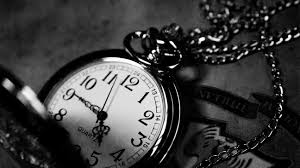
#> input picture Image_P/watch.jpg, 300 x 168 px
$ python Gausian2.py
#> lines starting #> are read from the running program, lines starting #| are printed output that depends on the picture
import cv2
import numpy as np
from matplotlib import pyplot as plt
img = cv2.imread('watch.jpg',cv2.IMREAD_GRAYSCALE)
#> img is the input picture: shape (168, 300); min 0, max 255, mean 60.7
mask = np.ones((5,5),np.float32)/25

plt.subplot(331),plt.imshow(img,cmap="gray"),plt.title('Original')
plt.xticks([]), plt.yticks([])

one = cv2.GaussianBlur(img,(5,5),0)
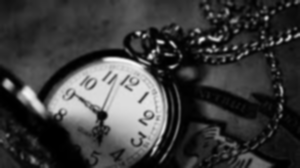
#> one: shape (168, 300); min 0, max 245, mean 60.7
plt.subplot(332),plt.imshow(one,cmap="gray"),plt.title('One Time')
plt.xticks([]), plt.yticks([])

two = cv2.GaussianBlur(one,(5,5),0)
plt.subplot(333),plt.imshow(two,cmap="gray"),plt.title('Two Times')
plt.xticks([]), plt.yticks([])

three = cv2.GaussianBlur(two,(5,5),0)
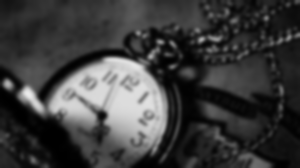
#> three: shape (168, 300); min 0, max 234, mean 60.7
plt.subplot(334),plt.imshow(three,cmap="gray"),plt.title('Three Times')
plt.xticks([]), plt.yticks([])

four = cv2.GaussianBlur(three,(5,5),0)
plt.subplot(335),plt.imshow(four,cmap="gray"),plt.title('Four Times')
plt.xticks([]), plt.yticks([])

five = cv2.GaussianBlur(four,(5,5),0)
plt.subplot(336),plt.imshow(five,cmap="gray"),plt.title('Five Times')
plt.xticks([]), plt.yticks([])

six = cv2.GaussianBlur(five,(5,5),0)
plt.subplot(337),plt.imshow(six,cmap="gray"),plt.title('Six Times')
plt.xticks([]), plt.yticks([])

seven = cv2.GaussianBlur(six,(5,5),0)
plt.subplot(338),plt.imshow(seven,cmap="gray"),plt.title('Seven Times')
plt.xticks([]), plt.yticks([])

eight = cv2.GaussianBlur(seven,(5,5),0)
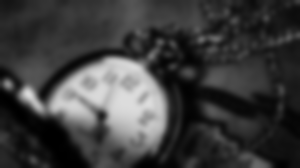
#> eight: shape (168, 300); min 0, max 221, mean 60.7
plt.subplot(339),plt.imshow(eight,cmap="gray"),plt.title('Eight Times')
plt.xticks([]), plt.yticks([])

plt.show()

$ run again, with Image_P/BrightSakib.jpg copied over Image_P/watch.jpg
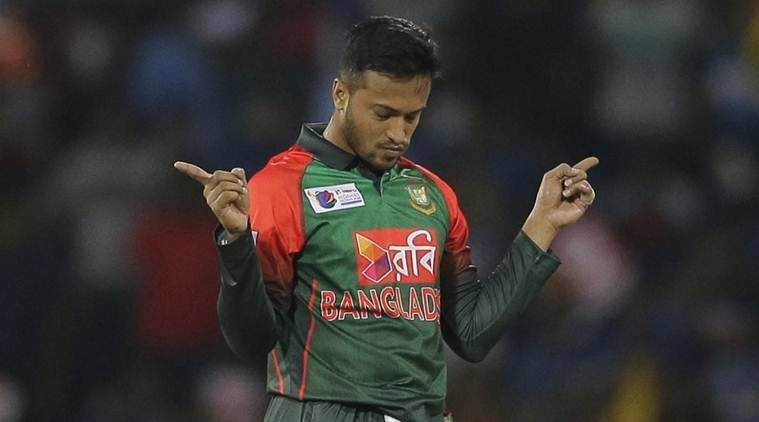
#> input picture Image_P/BrightSakib.jpg, 759 x 422 px
#> `img = cv2.imread('watch.jpg',cv2.IMREAD_GRAYSCALE)`:
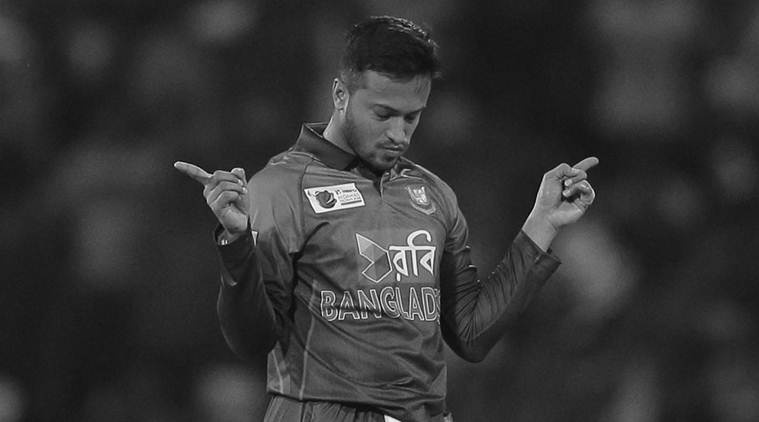
#> img: shape (422, 759); min 0, max 255, mean 52.5
#> `six = cv2.GaussianBlur(five,(5,5),0)`:
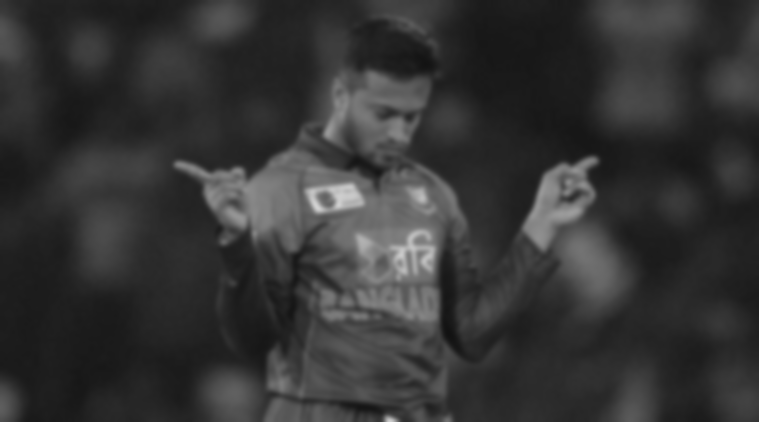
#> six: shape (422, 759); min 18, max 210, mean 52.5
